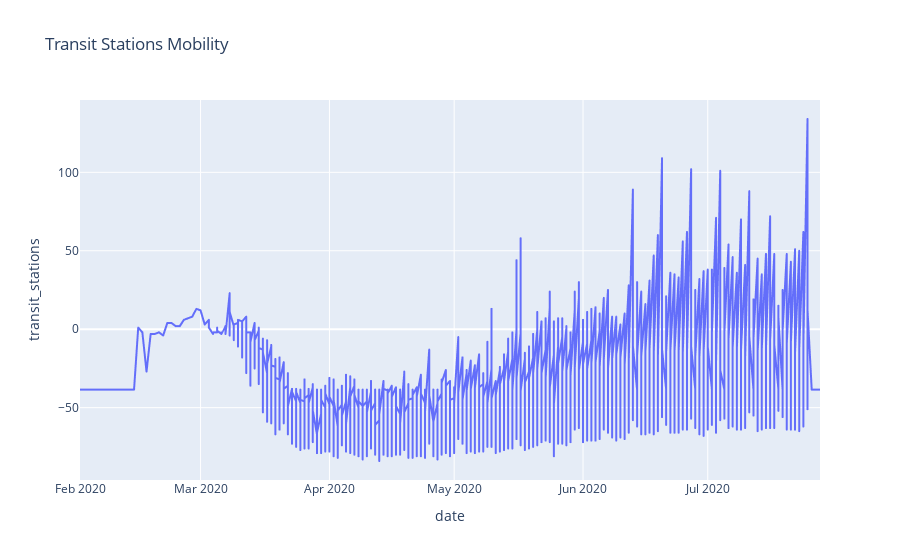

The code cell stored with this chart in its notebook:
### Code cell
import plotly.express as px
fig = px.line(df, x='date', y='transit_stations', title='Transit Stations Mobility')
fig.show()

### Figure 1 — Plotly figure (JSON) as saved in the notebook; plotly's stock layout.template omitted (floating-point values rounded to 4 significant figures; data arrays with more than 128 entries replaced by an {"elided": "..."} marker saying what was removed)
{"data": [{"hovertemplate": "date=%{x}<br>transit_stations=%{y}<extra></extra>", "legendgroup": "", "line": {"color": "#636efa", "dash": "solid"}, "mode": "lines", "name": "", "showlegend": false, "type": "scattergl", "x": {"elided": "1969 str values"}, "xaxis": "x", "y": {"elided": "1969 float values"}, "yaxis": "y"}], "layout": {"legend": {"tracegroupgap": 0}, "title": {"text": "Transit Stations Mobility"}, "xaxis": {"anchor": "y", "domain": [0, 1], "title": {"text": "date"}}, "yaxis": {"anchor": "x", "domain": [0, 1], "title": {"text": "transit_stations"}}}}
